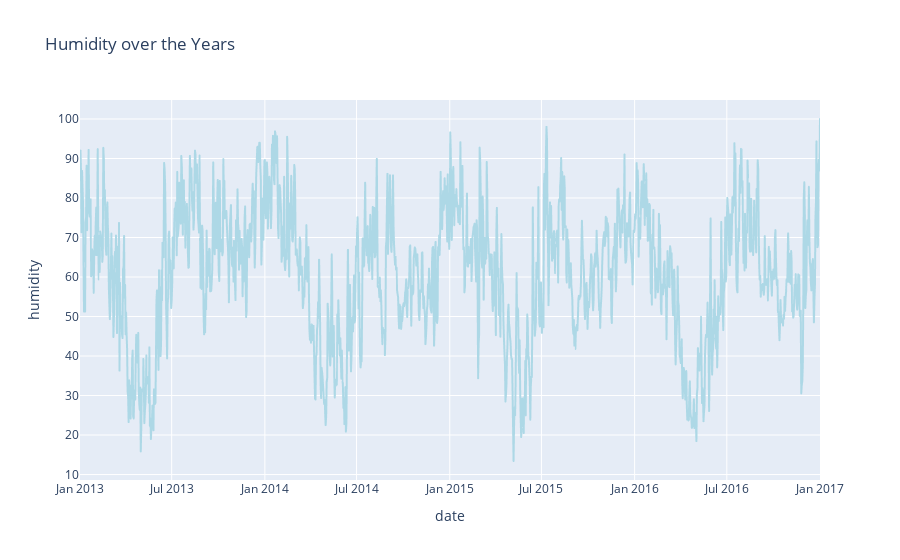

This figure's notebook cell:
### Code cell
fig = px.line(
    train_df,
    x = 'date',
    y = 'humidity',
    title = "Humidity over the Years"
)
fig.update_traces(line_color='lightblue')
fig.show()

### Figure 1 — Plotly figure (JSON) as saved in the notebook; plotly's stock layout.template omitted (floating-point values rounded to 4 significant figures; data arrays with more than 128 entries replaced by an {"elided": "..."} marker saying what was removed)
{"data": [{"hovertemplate": "date=%{x}<br>humidity=%{y}<extra></extra>", "legendgroup": "", "line": {"color": "lightblue", "dash": "solid"}, "marker": {"symbol": "circle"}, "mode": "lines", "name": "", "showlegend": false, "type": "scattergl", "x": {"elided": "1462 str values"}, "xaxis": "x", "y": {"elided": "1462 float values"}, "yaxis": "y"}], "layout": {"legend": {"tracegroupgap": 0}, "title": {"text": "Humidity over the Years"}, "xaxis": {"anchor": "y", "domain": [0, 1], "title": {"text": "date"}}, "yaxis": {"anchor": "x", "domain": [0, 1], "title": {"text": "humidity"}}}}
